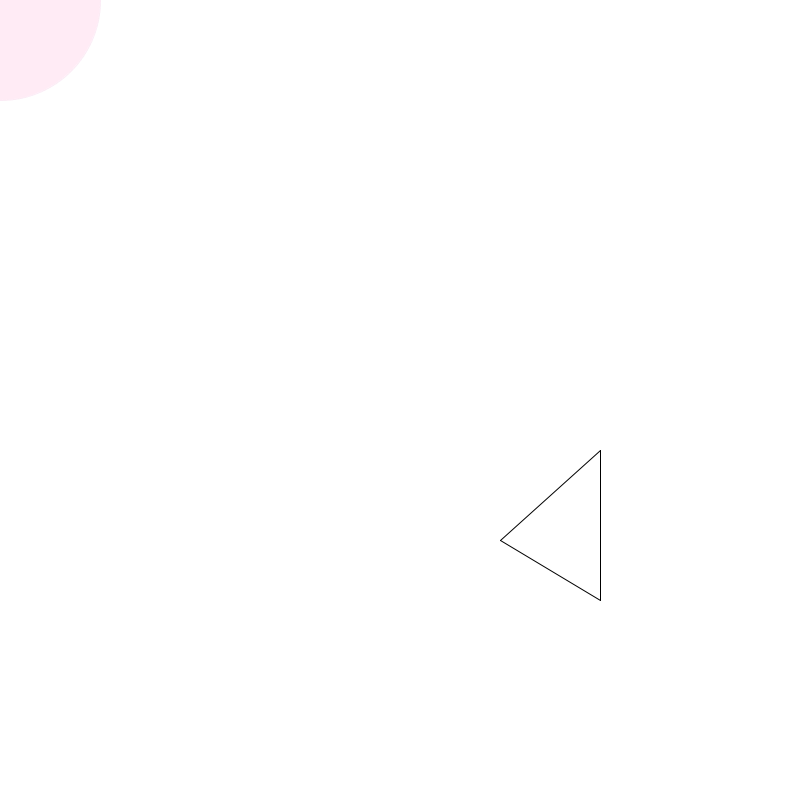
Frame 1 (no input)
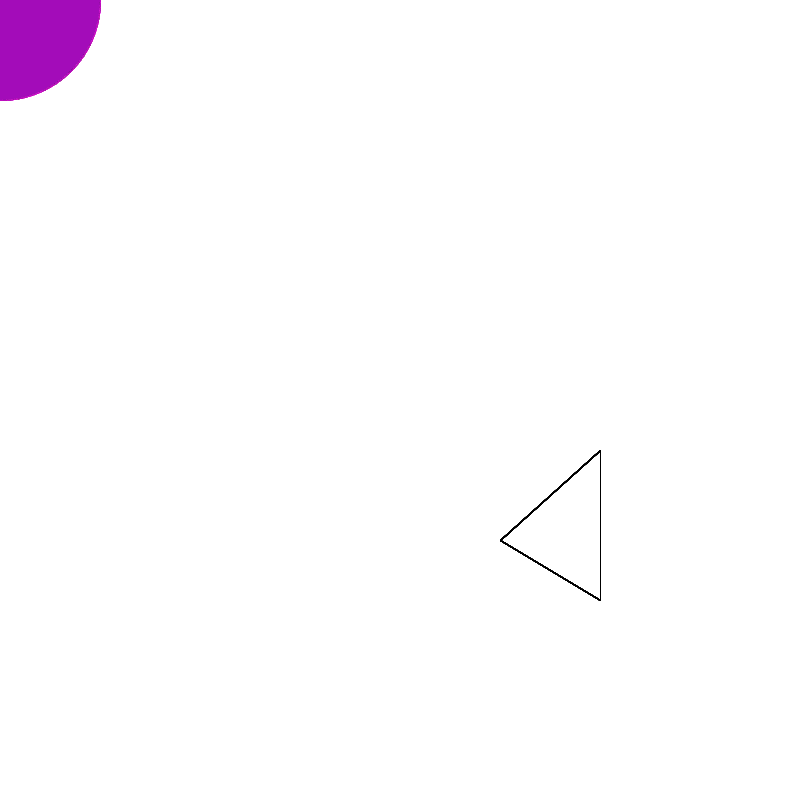
Frame 60 (the mouse pressed at the canvas centre just before this capture)
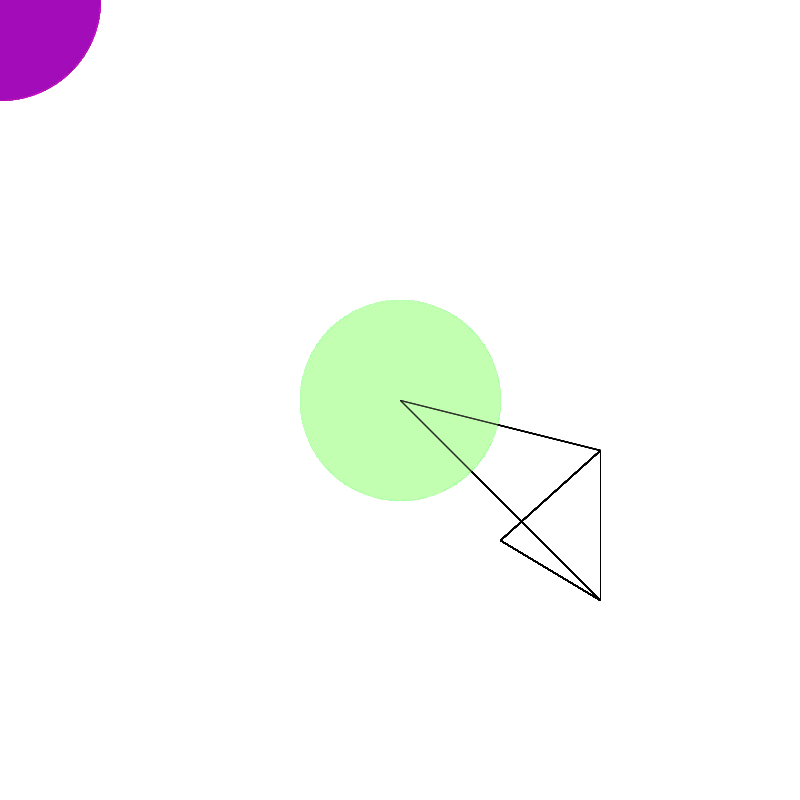
Frame 120 (the mouse held since frame 60 and released just before this capture)

The Processing sketch that drew these frames (run headless with seeded random() and noise(); from frame 60 on, the mouse is pressed at the canvas centre):

// Processing sketch: processing_47166
// ── processing_47166.pde

void setup(){
  size(800,800);
  background(255);


}
 
void draw(){
 
 
 
  stroke(random(100,255),mouseY,random(100,255),10);
  fill(random(100,255),mouseY,random(100,255),10);  
ellipse(mouseX,mouseY,200,200);
ellipse(mouseY,mouseX,200,200);

stroke(0);
line(600,600,600,450);
stroke(0);
line(500,540,600,600);
stroke(0);
line(500,540,600,450);

stroke(0,0,0,70);
if(mousePressed == true) { //add some interaction
    fill(100,0,10);
line(mouseX,mouseY, 600, 600);

  }
  
  

if(mousePressed == true) {
   fill(100,0,10);
line(mouseX,mouseY, 600, 450);
  }
  



   
   
   
}
